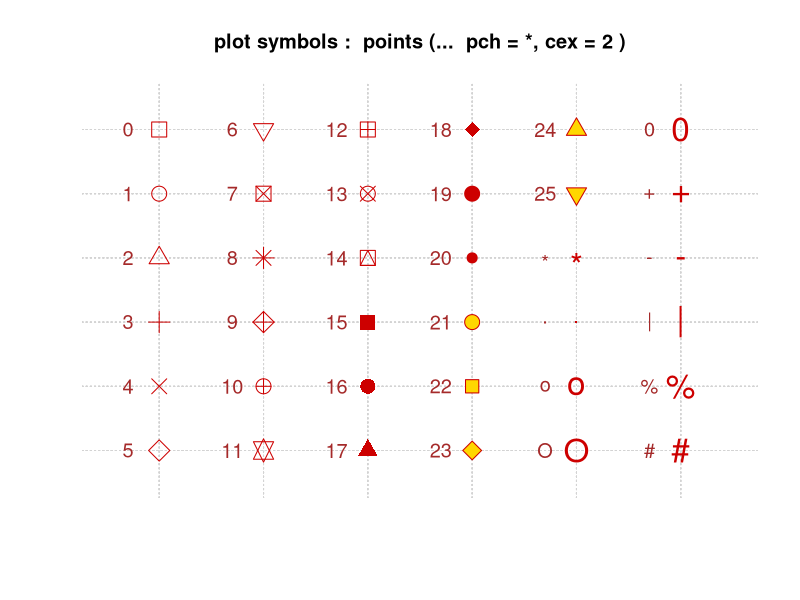
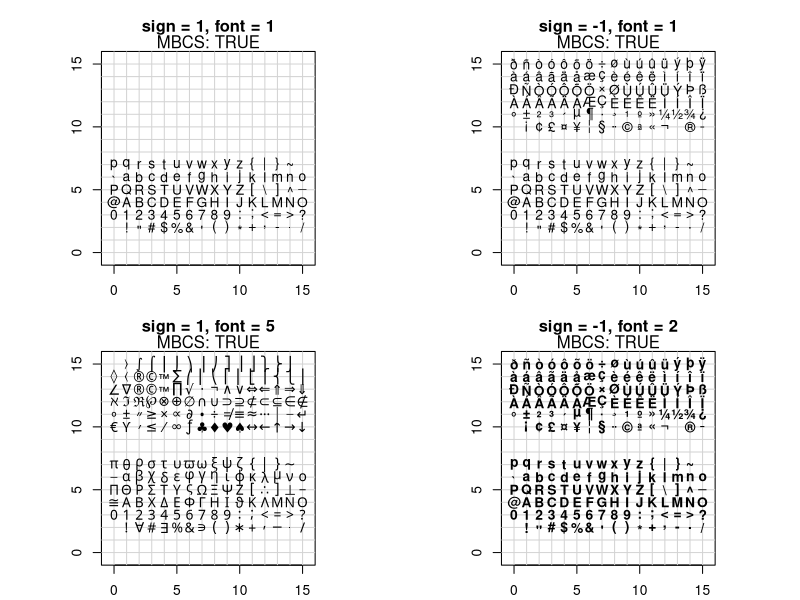
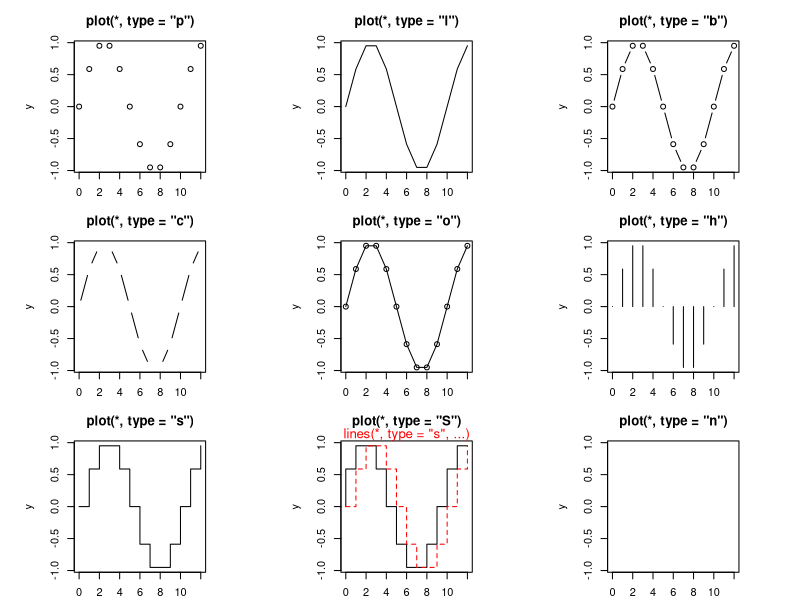
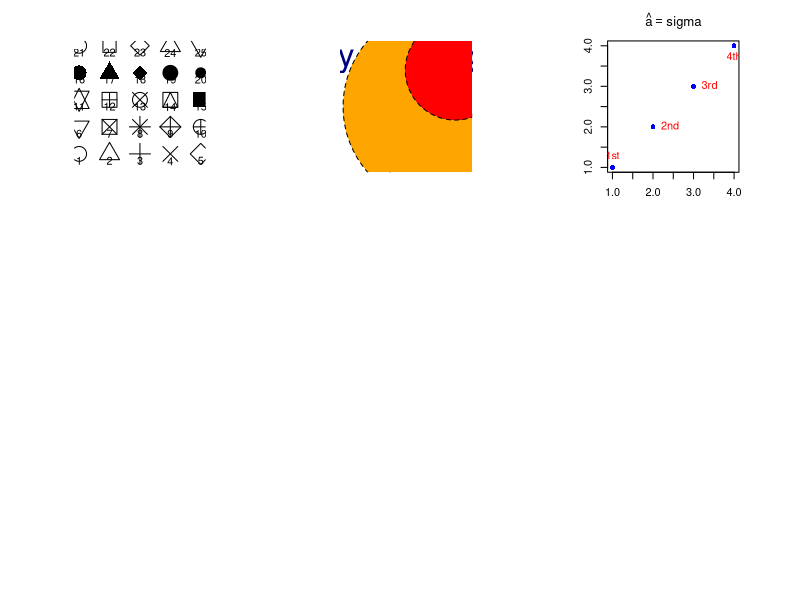
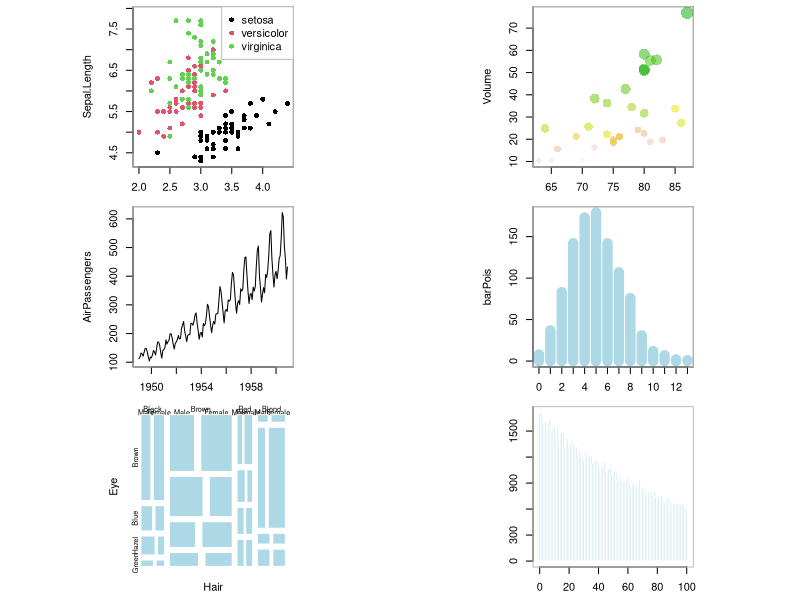

R code for these plots, in order: (Note: this script raises an error after producing the figures.)
## ---- chunk 1
library(grid)
library(lattice)
library(ggplot2)
## ---- chunk 2
##-------- Showing all the extra & some char graphics symbols ---------
pchShow <-
  function(extras = c("*",".", "o","O","0","+","-","|","%","#"),
           cex = 2, ## good for both .Device=="postscript" and "x11"
           col = "red3", bg = "gold", coltext = "brown", cextext = 1.2,
           main = paste("plot symbols :  points (...  pch = *, cex =",
                        cex,")"))
  {
    nex <- length(extras)
    np  <- 26 + nex
    ipch <- 0:(np-1)
    k <- floor(sqrt(np))
    dd <- c(-1,1)/2
    rx <- dd + range(ix <- ipch %/% k)
    ry <- dd + range(iy <- 3 + (k-1)- ipch %% k)
    pch <- as.list(ipch) # list with integers & strings
    if(nex > 0) pch[26+ 1:nex] <- as.list(extras)
    plot(rx, ry, type = "n", axes  =  FALSE, xlab = "", ylab = "", main = main)
    abline(v = ix, h = iy, col = "lightgray", lty = "dotted")
    for(i in 1:np) {
      pc <- pch[[i]]
      ## 'col' symbols with a 'bg'-colored interior (where available) :
      points(ix[i], iy[i], pch = pc, col = col, bg = bg, cex = cex)
      if(cextext > 0)
          text(ix[i] - 0.3, iy[i], pc, col = coltext, cex = cextext)
    }
  }

pchShow()
## ---- chunk 3
## ------------ test code for various pch specifications -------------
# Try this in various font families (including Hershey)
# and locales.  Use sign = -1 asserts we want Latin-1.
# Standard cases in a MBCS locale will not plot the top half.
TestChars <- function(sign = 1, font = 1, ...)
{
   MB <- l10n_info()$MBCS
   r <- if(font == 5) { sign <- 1; c(32:126, 160:254)
       } else if(MB) 32:126 else 32:255
   if (sign == -1) r <- c(32:126, 160:255)
   par(pty = "s")
   plot(c(-1,16), c(-1,16), type = "n", xlab = "", ylab = "",
        xaxs = "i", yaxs = "i",
        main = sprintf("sign = %d, font = %d", sign, font))
   grid(17, 17, lty = 1) ; mtext(paste("MBCS:", MB))
   for(i in r) try(points(i%%16, i%/%16, pch = sign*i, font = font,...))
}
par(mfrow=c(2,2), mar = .1+ c(2,2,3,1))
TestChars()
try(TestChars(sign = -1))
TestChars(font = 5)  # Euro might be at 160 (0+10*16).
                     # macOS has apple at 240 (0+15*16).
try(TestChars(-1, font = 2))  # bold
## ---- chunk 4
x <- 0:12
y <- sin(pi/5 * x)
par(mfrow = c(3,3), mar = .1+ c(2,2,3,1))
for (tp in c("p","l","b",  "c","o","h",  "s","S","n")) {
   plot(y ~ x, type = tp, main = paste0("plot(*, type = \"", tp, "\")"))
   if(tp == "S") {
      lines(x, y, type = "s", col = "red", lty = 2)
      mtext("lines(*, type = \"s\", ...)", col = "red", cex = 0.8)
   }
}
## ---- chunk 5
plot(0, 0,
  xlim = c(1, 5), ylim = c(-.5, 4),
  axes = F,
  xlab = "", ylab = ""
)
for (i in 0:4) {
  for (j in 1:5) {
    n <- 5 * i + j
    points(j, i,
      pch = n,
      cex = 3
    )
    text(j, i - .25, as.character(n))
  }
}
## ---- chunk 6
# https://jeroen.github.io/uros2018/#23
plot.new()
plot.window(xlim = c(0, 100), ylim = c(0, 100))
polygon(c(10, 40, 80), c(10, 80, 40), col = "hotpink")
text(40, 90, labels = "My drawing", col = "navyblue", cex = 3)
symbols(c(70, 80, 90), c(20, 50, 80),
  circles = c(10, 20, 10),
  bg = c("yellow", "orange", "red"), add = TRUE, lty = "dashed"
)
## ---- chunk 7
y <- x <- 1:4
plot(x, y, ann = F, col = "blue", pch = 16)
text(x, y,
  labels = c("1st", "2nd", "3rd", "4th"),
  col = "red", pos = c(3, 4, 4, 1), offset = 0.6
)
ahat <- "sigma"
# title(substitute(hat(a) == ahat, list(ahat = ahat)))
title(bquote(hat(a) == .(ahat)))
## ---- chunk 8
# pdf(file = 'plot.pdf',width=10,height=6)
# layout(matrix(seq(6), 2, 3, byrow = TRUE))
# 矩阵图 自带 layout
# plot(iris[,-5],col = iris$Species)
par(mfrow = c(3, 2), mar = c(2.5, 2.5, .5, .5))
# 分类散点图
plot(Sepal.Length ~ Sepal.Width, data = iris, col = Species, pch = 16)
legend("topright",
  legend = unique(iris$Species), box.col = "gray",
  pch = 16, col = unique(iris$Species)
)
box(col = "gray")
# 气泡图
plot(Volume ~ Height,
  data = trees, pch = 16, cex = Girth / 8,
  col = rev(terrain.colors(nrow(trees), alpha = .5))
)
box(col = "gray")
# 折线图
plot(AirPassengers)
box(col = "gray")
# 柱形图
set.seed(123456)
barPois <- table(stats::rpois(1000, lambda = 5))
plot(barPois, col = "lightblue", type = "h", lwd = 10, main = "")
box(col = "gray")
# 马赛克图
# par(mar=c(2,2,.5,.5))
plot(HairEyeColor, col = "lightblue", border = "white", main = "")
# box(col="gray")
## 直方图
set.seed(1234)
n <- 2^24
x <- runif(n, 0, 1)
delta <- 0.01
len <- diff(c(0, which(x < delta), n + 1)) - 1
ylim <- seq(0, 1800, by = 300)
xlim <- seq(0, 100, by = 20)
p <- hist(len[len < 101], breaks = -1:100 + 0.5, plot = FALSE)
plot(p, ann = FALSE, axes = FALSE, col = "lightblue", border = "white", main = "")
axis(1, labels = xlim, at = xlim, las = 1) # x 轴
axis(2, labels = ylim, at = ylim, las = 0) # y 轴
box(col = "gray")
## ---- chunk 9
data(NCI60, package = "ISLR") # 加载数据
myData <- sort(table(NCI60$labs), decreasing = TRUE)
par(mar = c(2, 7, 1, 1))
barCenters <- barplot(myData,
  col = "lightblue", axes = FALSE,
  axisnames = FALSE, horiz = TRUE, border = "white"
)
text(
  y = barCenters, x = par("usr")[3],
  adj = 1, labels = names(myData), xpd = TRUE
)
axis(1,
  labels = seq(0, 9, by = 1), at = seq(0, 9, by = 1),
  las = 1, col = "gray"
)
## ---- chunk 10
with(data = faithful, {
  hist(eruptions, seq(1.6, 5.2, 0.2), prob = TRUE, main = "")
  lines(density(eruptions, bw = 0.1))
  rug(eruptions) # 添加数据点
})
## ---- chunk 11
hist(longley$Unemployed,
  probability = TRUE,
  col = "light blue", main = ""
)
# 添加密度估计
lines(density(longley$Unemployed),
  col = "red",
  lwd = 3
)
## ---- chunk 12
# hist(longley$Unemployed, density = 1, angle = 45)
# hist(longley$Unemployed, density = 3, angle = 15)
# hist(longley$Unemployed, density = 1, angle = 15)
hist(longley$Unemployed, density = 3, angle = 45, main = "")
## ---- chunk 13
library(MASS)
data(galaxies)
galaxies <- galaxies/1000
# Bandwidth Selection by Pilot Estimation of Derivatives
c(width.SJ(galaxies, method = "dpi"), width.SJ(galaxies))
plot(x = c(5, 40), y = c(0, 0.2), type = "n", bty = "l",
         xlab = "velocity of galaxy (km/s)", ylab = "density")
rug(galaxies)
lines(density(galaxies, width = 3.25, n = 200),col = 'blue', lty = 1)
lines(density(galaxies, width = 2.56, n = 200),col = 'red', lty = 3)
## ---- chunk 14
x <- seq(from = 110, to = 174, by = 0.5)
y1 <- dnorm(x, mean = 145, sd = 9)
y2 <- dnorm(x, mean = 138, sd = 8)
plot(x, y1, type="l", lwd=2, col="red",
     main="Systolic Blood Pressure Before and After Treatment",
     xlab = "Systolic Blood Pressure (mmHg)",
     ylab = "Frequency", yaxt="n",
     xlim = c(110, 175), ylim = c(0, 0.05))
lines(x, y2)
polygon(c(110,x,175),c(0,y2,0), col="firebrick3",
     border = "white")
polygon(c(117,x,175),c(0,y1,0), col="dodgerblue4",
     border = "white")
ylab = c(seq(from=0, to=175, by=25))
y = c(seq(from=0, to=0.05, length.out = 8))
axis(2,at=y,labels=ylab, las=1)
text(x = 120, y = 0.045, "- Pre-Treatment BP", col = "dodgerblue4", cex = 0.9)
text(x = 120, y = 0.04, " - Post-Treatment BP", col = "firebrick3", cex = 0.9)
points(109, 0.0445, pch = 15, col = "dodgerblue4")
points(109, 0.0395, pch = 15, col = "firebrick3")
## ---- chunk 15
days <- abs(rnorm(1000, 80, 125))
plot(density(days, from = 0),
  main = "Density plot",
  xlab = "Number of days since trial started"
)
plot(density(days, from = 0, to = 180, adjust = 0.2),
  main = "Density plot - Up to 180 days (86% of data)",
  xlab = "Number of days since trial started"
)
## ---- chunk 16
library(survival)
surv.days <- Surv(days)
surv.fit <- survfit(surv.days ~ 1)
plot(surv.fit,
  main = "Kaplan-Meier estimate with 95% confidence bounds (86% of data)",
  xlab = "Days since trial started",
  xlim = c(0, 180),
  ylab = "Survival function"
)
grid(20, 10, lwd = 2)
## ---- chunk 17
with(data = faithful, {
  long <- eruptions[eruptions > 3]
  plot(ecdf(long), do.points = FALSE, verticals = TRUE, main = "")
  x <- seq(3, 5.4, 0.01)
  lines(x, pnorm(x, mean = mean(long), sd = sqrt(var(long))), lty = 3)
})
## ---- chunk 18
with(data = faithful, {
  long <- eruptions[eruptions > 3]
  par(pty = "s") # arrange for a square figure region
  qqnorm(long, main = "")
  qqline(long)
})
## ---- chunk 19
matplot(time(EuStockMarkets), EuStockMarkets,
  main = "",
  xlab = "Date", ylab = "closing prices",
  pch = 17, type = "l", col = 1:4
)
legend("topleft", colnames(EuStockMarkets), pch = 17, lty = 1, col = 1:4)
## ---- chunk 20
pie.sales <- c(0.12, 0.3, 0.26, 0.16, 0.04, 0.12)
names(pie.sales) <- c(
  "Blueberry", "Cherry",
  "Apple", "Boston Cream", "Other", "Vanilla Cream"
)
pie(pie.sales, clockwise = TRUE, main = "")
segments(0, 0, 0, 1, col = "red", lwd = 2)
text(0, 1, "init.angle = 90", col = "red")
## ---- chunk 21
stem(longley$Unemployed)
## ---- chunk 22
stripchart(longley$Unemployed, method = "jitter", jitter = 0.1, pch = 16, col = "lightblue")
stripchart(longley$Unemployed, method = "overplot", pch = 16, col = "lightblue")
## ---- chunk 23
# 加载数据集
data(topo, package = "MASS")
# 查看数据集
str(topo)
## ---- chunk 24
plot(y ~ x,
  cex = (960 - z) / (960 - 690) * 3, data = topo,
  xlab = "X Coordinates", ylab = "Y coordinates"
)
## ---- chunk 25
plot(mpg ~ hp,
  data = subset(mtcars, am == 1), pch = 16, col = "blue",
  xlim = c(50, 350), ylim = c(10, 35)
)
points(mpg ~ hp,
  col = "red", pch = 16,
  data = subset(mtcars, am == 0)
)
legend(300, 35,
  c("1", "0"),
  title = "am",
  col = c("blue", "red"),
  pch = c(16, 16)
)
## ---- chunk 26
ggplot(mtcars, aes(x = hp, y = mpg, color = factor(am))) +
  geom_point() +
  theme_bw()
## ---- chunk 27
data("iris")
pch <- rep(16, length(iris$Petal.Length))
pch[which(iris$Petal.Length < 1.4)] <- 17
stripchart(Petal.Length ~ Species,
  data = iris,
  vertical = TRUE, method = "jitter",
  pch = pch
)
# 对比一下
stripchart(Petal.Length ~ Species,
  data = iris, subset = Petal.Length > 1.4,
  vertical = TRUE, method = "jitter", ylim = c(1, 7),
  pch = 16
)
stripchart(Petal.Length ~ Species,
  data = iris, subset = Petal.Length < 1.4,
  vertical = TRUE, method = "jitter", add = TRUE,
  pch = 17, col = "red"
)
## ---- chunk 28
x1 <- matrix(rnorm(1e3), ncol = 2)
x2 <- matrix(rnorm(1e3, mean = 3, sd = 1.5), ncol = 2)
x <- rbind(x1, x2)
dcols <- densCols(x)
graphics::plot(x, col = dcols, pch = 20, panel.first = grid())
# title(main = "n = 1000", xpd = TRUE)
## ---- chunk 29
A <- c(
  79.98, 80.04, 80.02, 80.04, 80.03, 80.03, 80.04, 79.97,
  80.05, 80.03, 80.02, 80, 80.02
)
B <- c(80.02, 79.94, 79.98, 79.97, 79.97, 80.03, 79.95, 79.97)
boxplot(A, B)
## ---- chunk 30
with(data = iris, {
  op <- par(mfrow = c(2, 2), mar = c(4, 4, 2, .5))
  plot(Sepal.Length ~ Species)
  plot(Sepal.Width ~ Species)
  plot(Petal.Length ~ Species)
  plot(Petal.Width ~ Species)
  par(op)
  mtext("Edgar Anderson's Iris Data", side = 3, line = 4)
})
## ---- chunk 31
boxplot(longley$Unemployed)
# 水平放置
boxplot(longley$Unemployed,
  horizontal = TRUE,
  col = "pink",
  main = ""
)
## ---- chunk 32
data(InsectSprays)
boxplot(count ~ spray,
  data = InsectSprays,
  col = "pink",
  xlab = "Spray",
  ylab = "Count",
  main = ""
)
## ---- chunk 33
boxplot(count ~ spray,
  data = InsectSprays,
  col = "pink",
  horizontal = TRUE,
  las = 1, # Horizontal labels
  xlab = "Count",
  ylab = "Spray",
  main = ""
)
## ---- chunk 34
# example from boxplot:
with(ToothGrowth, {
    boxplot(len ~ dose, boxwex = 0.25, at = 1:3 - 0.2,
            subset = (supp == "VC"), col = "yellow",
            main = "Guinea Pigs' Tooth Growth",
            xlab = "Vitamin C dose mg",
            ylab = "tooth length", ylim = c(0, 35))
    boxplot(len ~ dose, add = TRUE, boxwex = 0.25, at = 1:3 + 0.2,
            subset = supp == "OJ", col = "orange")
    legend(2, 9, c("Ascorbic acid", "Orange juice"),
           fill = c("yellow", "orange"))
})
## ---- chunk 35
# alternate form that avoids subset argument:
with(subset(ToothGrowth, supp == "VC"),
     boxplot(len ~ dose, boxwex = 0.25, at = 1:3 - 0.2,
             col = "yellow", main = "Guinea Pigs' Tooth Growth",
             xlab = "Vitamin C dose mg",
             ylab = "tooth length", ylim = c(0, 35)))
with(subset(ToothGrowth,  supp == "OJ"),
     boxplot(len ~ dose, add = TRUE, boxwex = 0.25, at = 1:3 + 0.2,
             col = "orange"))
legend(2, 9, c("Ascorbic acid", "Orange juice"),
       fill = c("yellow", "orange"))
## ---- chunk 36
library(pracma)
##  First zero on the critical line s = 0.5 + i t
x <- seq(0, 20, len=1001)
z <- 0.5 + x*1i
fr <- Re(zeta(z))
fi <- Im(zeta(z))
fa <- abs(zeta(z))
plot(x, fa, type="n", xlim = c(0, 20), ylim = c(-1.5, 2.5),
     xlab = "Imaginary part (on critical line)", ylab = "Function value",
     main = "Riemann's Zeta Function along the critical line")
grid()	 
lines(x, fr, col="blue")
lines(x, fi, col="darkgreen")
lines(x, fa, col = "red", lwd = 2)
points(14.1347, 0, col = "darkred")
legend(0, 2.4, c("real part", "imaginary part", "absolute value"),
       lty = 1, lwd = c(1, 1, 2), col = c("blue", "darkgreen", "red"))
## ---- chunk 37
pairs(longley,
  gap = 0,
  diag.panel = function(x, ...) {
    par(new = TRUE)
    hist(x,
      col = "light blue",
      probability = TRUE,
      axes = FALSE,
      main = ""
    )
    lines(density(x),
      col = "red",
      lwd = 3
    )
    rug(x)
  }
)
## ---- chunk 38
# 代码来自 ?map
par(mar = c(0, 0, 2, 0))
library(mapproj)
data(unemp)
data(county.fips)
colors <- c("#F1EEF6", "#D4B9DA", "#C994C7", "#DF65B0", "#DD1C77", "#980043")
unemp$colorBuckets <- as.numeric(cut(unemp$unemp, c(0, 2, 4, 6, 8, 10, 100)))
leg.txt <- c("<2%", "2-4%", "4-6%", "6-8%", "8-10%", ">10%")
cnty.fips <- county.fips$fips[match(
  map("county", plot = FALSE)$names,
  county.fips$polyname
)]
colorsmatched <- unemp$colorBuckets [match(cnty.fips, unemp$fips)]
# draw map
map("county",
  col = colors[colorsmatched], fill = TRUE, resolution = 0,
  lty = 0, projection = "polyconic"
)
map("state",
  col = "white", fill = FALSE, add = TRUE, lty = 1, lwd = 0.2,
  projection = "polyconic"
)
title("unemployment by county, 2009")
legend("bottomleft", leg.txt,
  horiz = FALSE, fill = colors,
  border = "gray"
)
## ---- chunk 39
# 带有图标题
par(mar = c(4.1, 4.1, 4.5, 1.5), ps = 13, family = "Times")
x <- rnorm(10)
y <- x + rnorm(5, sd = 0.25)
model <- lm(y ~ x)
rsq <- summary(model)$r.squared
rsq <- signif(rsq, 4)
plot(x, y, main = "Hello \\LaTeX!", xlab = "$x$", ylab = "$y$")
abline(model, col = "red")
mtext(paste("Linear model: $R^{2}=", rsq, "$"), line = 0.5)
legend("bottomright", legend = paste("$y = ", round(coef(model)[2], 3),
  "x +", round(coef(model)[1], 3), "$",
  sep = ""
), bty = "n")

plot(x, y, main = "Hello \\LaTeX!", xlab = "$x$", ylab = "$y$")
abline(model, col = "red")
mtext(paste("Linear model: $R^{2}=", rsq, "$"), line = 0.5)
legend("bottomright", legend = paste("$y = ", round(coef(model)[2], 3),
  "x +", round(coef(model)[1], 3), "$",
  sep = ""
), bty = "n")
## ---- chunk 40
x0 <- 2^(-20:10)
nus <- c(0:5, 10, 20)
x <- seq(0, 4, length.out = 501)

plot(x0, x0^-8,
  frame.plot = TRUE, # 添加绘图框
  log = "xy", # x 和 y 轴都取对数尺度
  axes = FALSE, # 去掉坐标轴
  xlab = "$u$",
  ylab = "$\\mathcal{K}_{\\kappa}(u)$", # 设置坐标轴标签
  type = "n", # 清除绘图区域的内容
  ann = TRUE, # 添加标题 x和y轴标签
  panel.first = grid() # 添加背景参考线
)

axis(1,
  at = c(1e-08, 1e-06, 1e-04, 1e-02, 1, 1e+02),
  labels = expression(10^-8, 10^-6, 10^-4, 10^-2, 1, 10^2)
)
axis(2,
  at = c(1e-16, 1, 1e+16, 1e+32, 1e+48),
  labels = expression(10^-16, 1, 10^16, 10^32, 10^48), las = 1
)
# 设置线条颜色
cols <- RColorBrewer::brewer.pal(9, name = "Spectral")
# gray.colors(9) terrain.colors(9)  RColorBrewer::brewer.pal(9,name = "Spectral")
for (i in seq(length(nus)))
  lines(x0, besselK(x0, nu = nus[i]), col = cols[i], lwd = 2)
legend("topright",
  legend = paste0("$\\kappa=", rev(nus), "$"),
  col = rev(cols), lwd = 2, cex = 0.5
)

# 数据变化范围太大，因此横纵坐标轴都取了以10为底的对数，数据可以紧凑的在一张图内展示
x <- seq(0, 40, length.out = 801)
x <- x[x > 0]
plot(x, x,
  frame.plot = TRUE,
  ylim = c(1e-18, 1e11), log = "y", xlab = "$u$", type = "n", yaxt = "n",
  ylab = "$\\mathcal{K}_{\\kappa}(u)$", ann = TRUE, panel.first = grid()
)
axis(2,
  at = c(1e-19, 1e-12, 1e-05, 1e+02, 1e+09),
  labels = expression(10^-19, 10^-12, 10^-5, 10^2, 10^9), las = 1
)

for (i in seq(length(nus)))
  lines(x, besselK(x, nu = nus[i]), col = cols[i], lwd = 2)
legend("topright",
  legend = paste0("$\\kappa=", rev(nus), "$"),
  col = rev(cols), lwd = 2, cex = 0.5
)
## ---- chunk 41
grSoftVersion()
## ---- chunk 42
capabilities()
